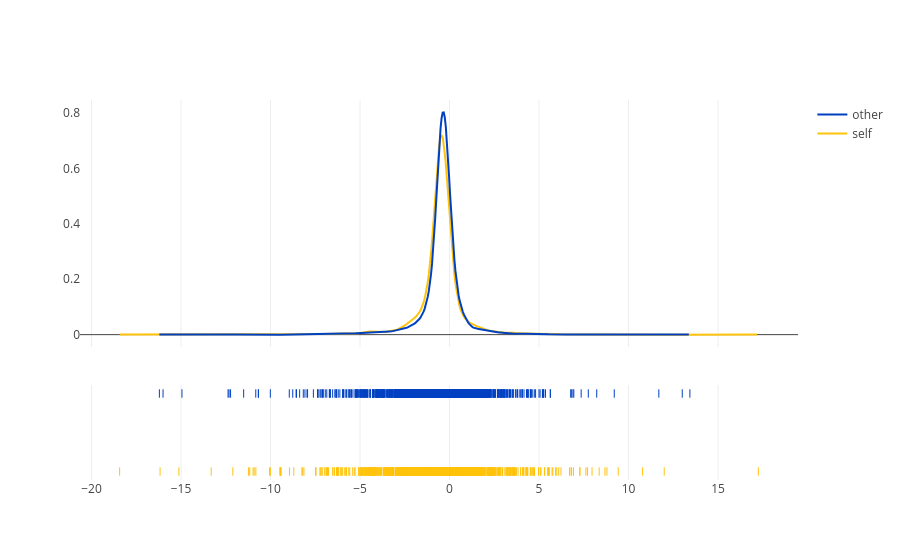
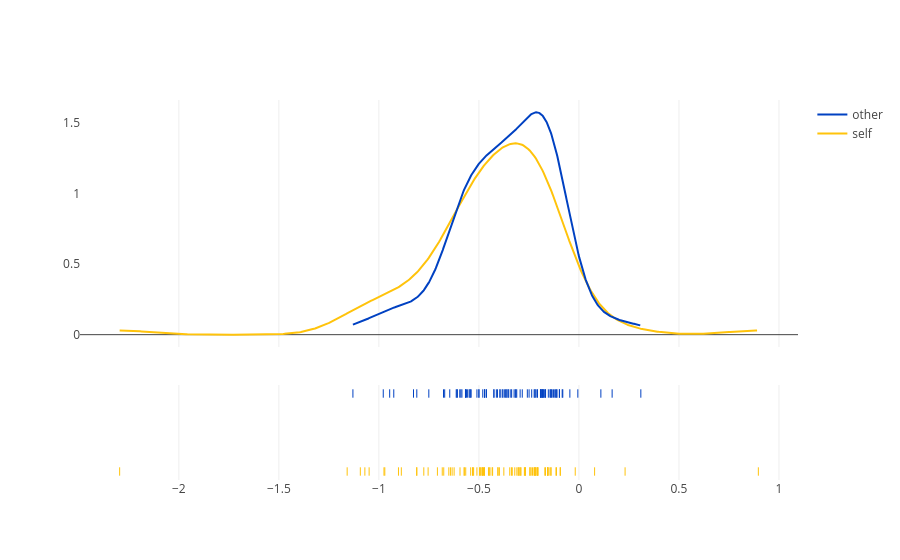
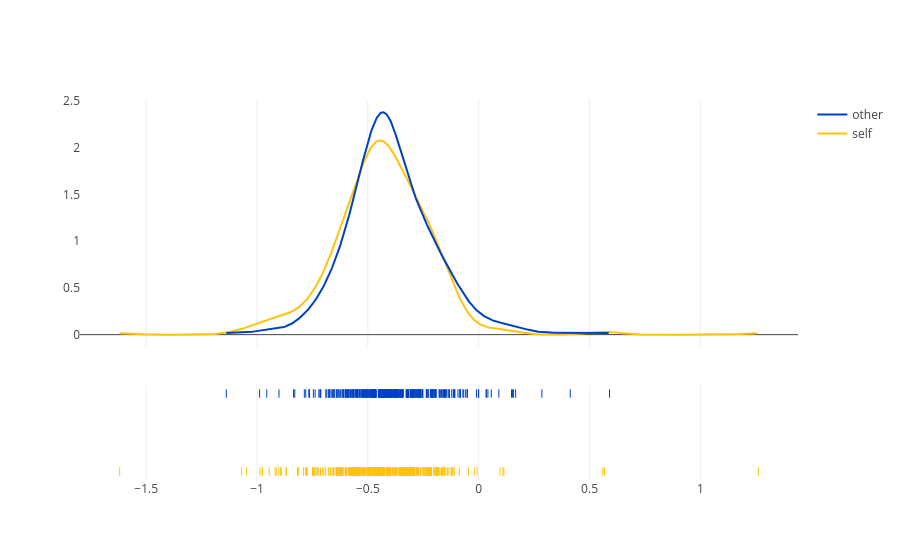
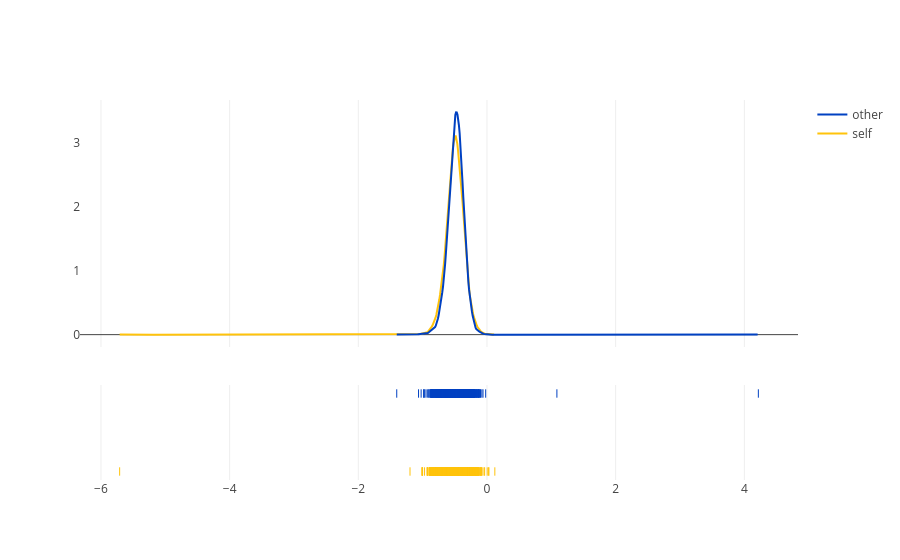

The cell these charts' notebook holds for them, in order:
### Code cell
for corpus, plot in zip(df['corpus'].unique(), figs):
    print(corpus)
    plot.show()
    plot.write_html(os.path.join(DIGITAL_EXCLUSIVE_PATH, corpus+'.html'))
    plot.update_xaxes(range=xaxisrange)
    plot.write_html(os.path.join(PUBLICATION_READY_PATH, corpus+'.html'))
    plot.write_image(os.path.join(PUBLICATION_READY_PATH, corpus+'.png'), scale=5)

### Figure 1 — Plotly figure (JSON) as saved in the notebook; plotly's stock layout.template omitted (floating-point values rounded to 4 significant figures; data arrays with more than 128 entries replaced by an {"elided": "..."} marker saying what was removed)
{"data": [{"legendgroup": "self", "marker": {"color": "#FFC30B"}, "mode": "lines", "name": "self", "showlegend": true, "x": {"elided": "500 float values"}, "xaxis": "x", "y": {"elided": "500 float values"}, "yaxis": "y", "type": "scatter"}, {"legendgroup": "other", "marker": {"color": "#0041C2"}, "mode": "lines", "name": "other", "showlegend": true, "x": {"elided": "500 float values"}, "xaxis": "x", "y": {"elided": "500 float values"}, "yaxis": "y", "type": "scatter"}, {"legendgroup": "self", "marker": {"color": "#FFC30B", "symbol": "line-ns-open"}, "mode": "markers", "name": "self", "showlegend": false, "x": {"elided": "5051 float values"}, "xaxis": "x", "y": {"elided": "5051 str values"}, "yaxis": "y2", "type": "scatter"}, {"legendgroup": "other", "marker": {"color": "#0041C2", "symbol": "line-ns-open"}, "mode": "markers", "name": "other", "showlegend": false, "x": {"elided": "5761 float values"}, "xaxis": "x", "y": {"elided": "5761 str values"}, "yaxis": "y2", "type": "scatter"}], "layout": {"barmode": "overlay", "hovermode": "closest", "legend": {"traceorder": "reversed"}, "xaxis": {"anchor": "y2", "domain": [0.0, 1.0], "zeroline": false}, "yaxis": {"anchor": "free", "domain": [0.35, 1], "position": 0.0}, "yaxis2": {"anchor": "x", "domain": [0, 0.25], "dtick": 1, "showticklabels": false}}}

### Figure 2 — Plotly figure (JSON) as saved in the notebook; plotly's stock layout.template omitted (floating-point values rounded to 4 significant figures; data arrays with more than 128 entries replaced by an {"elided": "..."} marker saying what was removed)
{"data": [{"legendgroup": "self", "marker": {"color": "#FFC30B"}, "mode": "lines", "name": "self", "showlegend": true, "x": {"elided": "500 float values"}, "xaxis": "x", "y": {"elided": "500 float values"}, "yaxis": "y", "type": "scatter"}, {"legendgroup": "other", "marker": {"color": "#0041C2"}, "mode": "lines", "name": "other", "showlegend": true, "x": {"elided": "500 float values"}, "xaxis": "x", "y": {"elided": "500 float values"}, "yaxis": "y", "type": "scatter"}, {"legendgroup": "self", "marker": {"color": "#FFC30B", "symbol": "line-ns-open"}, "mode": "markers", "name": "self", "showlegend": false, "x": [-0.4316, -1.159, -0.2222, -0.245, -0.6424, -0.9746, -0.4908, -0.2896, -0.8111, -0.9704, -0.2073, -0.5659, -0.4942, -0.2052, -0.1541, -2.296, -0.6833, -0.1572, -0.216, 0.8968, -0.1409, -0.2103, -0.2052, -0.4729, -0.532, -0.4722, -0.482, -0.01848, -0.2248, -0.1705, -0.8878, -0.4057, -0.1148, -0.2681, -1.07, -0.2699, -0.4484, -0.8104, -0.5264, -0.624, -0.5734, -0.634, -0.7074, -0.3459, -0.2936, -0.3207, -0.1392, -0.481, -0.4522, -0.497, -0.4446, -0.6758, -0.404, -0.485, -0.7755, -0.2682, -0.09319, -0.239, -0.3102, -0.51, -0.3333, -0.1122, -0.3754, -0.2178, -0.0934, -0.2203, -0.1571, -0.2727, -0.3374, -0.3013, -0.3975, -0.4338, -0.5735, -0.5301, 0.2307, -1.093, -0.9021, -0.1672, -0.2952, -0.1496, -0.245, -0.7539, -0.5413, 0.07829, -0.2322, -0.3038, -1.049, -0.6505, -0.4771, -0.5945], "xaxis": "x", "y": ["self", "self", "self", "self", "self", "self", "self", "self", "self", "self", "self", "self", "self", "self", "self", "self", "self", "self", "self", "self", "self", "self", "self", "self", "self", "self", "self", "self", "self", "self", "self", "self", "self", "self", "self", "self", "self", "self", "self", "self", "self", "self", "self", "self", "self", "self", "self", "self", "self", "self", "self", "self", "self", "self", "self", "self", "self", "self", "self", "self", "self", "self", "self", "self", "self", "self", "self", "self", "self", "self", "self", "self", "self", "self", "self", "self", "self", "self", "self", "self", "self", "self", "self", "self", "self", "self", "self", "self", "self", "self"], "yaxis": "y2", "type": "scatter"}, {"legendgroup": "other", "marker": {"color": "#0041C2", "symbol": "line-ns-open"}, "mode": "markers", "name": "other", "showlegend": false, "x": [-0.5957, -1.13, -0.08072, -0.04538, -0.5577, -0.09715, -0.5447, -0.1206, -0.5431, -0.464, -0.677, -0.6099, -0.4073, -0.1669, -0.1841, -0.1733, 0.1096, -0.1446, -0.1888, -0.005481, -0.1269, -0.2192, -0.472, 0.3094, -0.5672, -0.3662, -0.4807, -0.09807, -0.08366, -0.2492, -0.6134, -0.5669, -0.1376, -0.1786, -0.8104, -0.3595, -0.5904, -0.6078, -0.5002, -0.3149, -0.9461, -0.3641, -0.472, -0.3241, -0.2579, -0.1818, -0.134, -0.5099, -0.3178, -0.1164, -0.4253, -0.3539, -0.6711, -0.3947, -0.7504, -0.5491, -0.1917, -0.1892, -0.2238, -0.2362, -0.3405, -0.4249, -0.1838, -0.1923, -0.2071, -0.1101, -0.1531, -0.1112, -0.4623, -0.1415, -0.3363, -0.3729, -0.3801, -0.827, -0.5624, -0.4999, 0.166, -0.9782, -0.6457, -0.176, -0.2833, -0.2102, -0.1676, -0.294, -0.4128, -0.3508, -0.5849, -0.2191, -0.3109, -0.3836, -0.9256, -0.3945, -0.5388], "xaxis": "x", "y": ["other", "other", "other", "other", "other", "other", "other", "other", "other", "other", "other", "other", "other", "other", "other", "other", "other", "other", "other", "other", "other", "other", "other", "other", "other", "other", "other", "other", "other", "other", "other", "other", "other", "other", "other", "other", "other", "other", "other", "other", "other", "other", "other", "other", "other", "other", "other", "other", "other", "other", "other", "other", "other", "other", "other", "other", "other", "other", "other", "other", "other", "other", "other", "other", "other", "other", "other", "other", "other", "other", "other", "other", "other", "other", "other", "other", "other", "other", "other", "other", "other", "other", "other", "other", "other", "other", "other", "other", "other", "other", "other", "other", "other"], "yaxis": "y2", "type": "scatter"}], "layout": {"barmode": "overlay", "hovermode": "closest", "legend": {"traceorder": "reversed"}, "xaxis": {"anchor": "y2", "domain": [0.0, 1.0], "zeroline": false}, "yaxis": {"anchor": "free", "domain": [0.35, 1], "position": 0.0}, "yaxis2": {"anchor": "x", "domain": [0, 0.25], "dtick": 1, "showticklabels": false}}}

### Figure 3 — Plotly figure (JSON) as saved in the notebook; plotly's stock layout.template omitted (floating-point values rounded to 4 significant figures; data arrays with more than 128 entries replaced by an {"elided": "..."} marker saying what was removed)
{"data": [{"legendgroup": "self", "marker": {"color": "#FFC30B"}, "mode": "lines", "name": "self", "showlegend": true, "x": {"elided": "500 float values"}, "xaxis": "x", "y": {"elided": "500 float values"}, "yaxis": "y", "type": "scatter"}, {"legendgroup": "other", "marker": {"color": "#0041C2"}, "mode": "lines", "name": "other", "showlegend": true, "x": {"elided": "500 float values"}, "xaxis": "x", "y": {"elided": "500 float values"}, "yaxis": "y", "type": "scatter"}, {"legendgroup": "self", "marker": {"color": "#FFC30B", "symbol": "line-ns-open"}, "mode": "markers", "name": "self", "showlegend": false, "x": {"elided": "358 float values"}, "xaxis": "x", "y": {"elided": "358 str values"}, "yaxis": "y2", "type": "scatter"}, {"legendgroup": "other", "marker": {"color": "#0041C2", "symbol": "line-ns-open"}, "mode": "markers", "name": "other", "showlegend": false, "x": {"elided": "369 float values"}, "xaxis": "x", "y": {"elided": "369 str values"}, "yaxis": "y2", "type": "scatter"}], "layout": {"barmode": "overlay", "hovermode": "closest", "legend": {"traceorder": "reversed"}, "xaxis": {"anchor": "y2", "domain": [0.0, 1.0], "zeroline": false}, "yaxis": {"anchor": "free", "domain": [0.35, 1], "position": 0.0}, "yaxis2": {"anchor": "x", "domain": [0, 0.25], "dtick": 1, "showticklabels": false}}}

### Figure 4 — Plotly figure (JSON) as saved in the notebook; plotly's stock layout.template omitted (floating-point values rounded to 4 significant figures; data arrays with more than 128 entries replaced by an {"elided": "..."} marker saying what was removed)
{"data": [{"legendgroup": "self", "marker": {"color": "#FFC30B"}, "mode": "lines", "name": "self", "showlegend": true, "x": {"elided": "500 float values"}, "xaxis": "x", "y": {"elided": "500 float values"}, "yaxis": "y", "type": "scatter"}, {"legendgroup": "other", "marker": {"color": "#0041C2"}, "mode": "lines", "name": "other", "showlegend": true, "x": {"elided": "500 float values"}, "xaxis": "x", "y": {"elided": "500 float values"}, "yaxis": "y", "type": "scatter"}, {"legendgroup": "self", "marker": {"color": "#FFC30B", "symbol": "line-ns-open"}, "mode": "markers", "name": "self", "showlegend": false, "x": {"elided": "3312 float values"}, "xaxis": "x", "y": {"elided": "3312 str values"}, "yaxis": "y2", "type": "scatter"}, {"legendgroup": "other", "marker": {"color": "#0041C2", "symbol": "line-ns-open"}, "mode": "markers", "name": "other", "showlegend": false, "x": {"elided": "3312 float values"}, "xaxis": "x", "y": {"elided": "3312 str values"}, "yaxis": "y2", "type": "scatter"}], "layout": {"barmode": "overlay", "hovermode": "closest", "legend": {"traceorder": "reversed"}, "xaxis": {"anchor": "y2", "domain": [0.0, 1.0], "zeroline": false}, "yaxis": {"anchor": "free", "domain": [0.35, 1], "position": 0.0}, "yaxis2": {"anchor": "x", "domain": [0, 0.25], "dtick": 1, "showticklabels": false}}}
